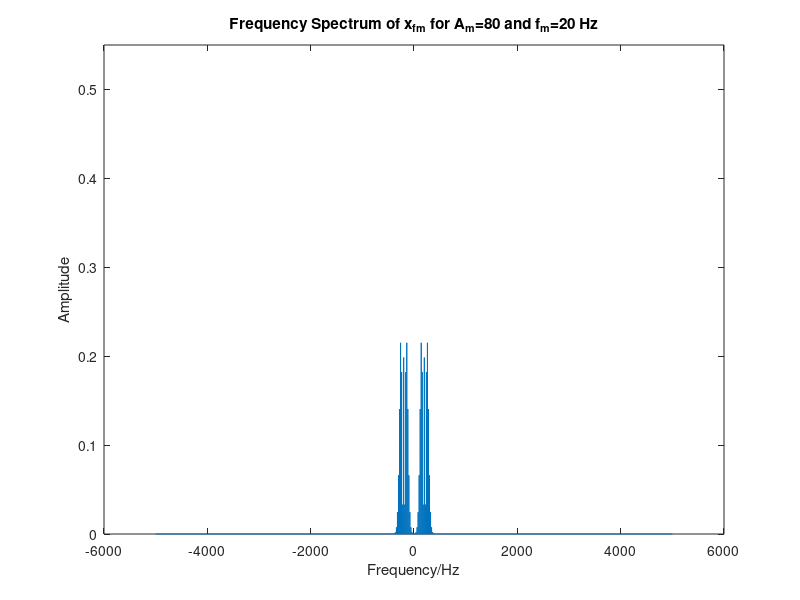
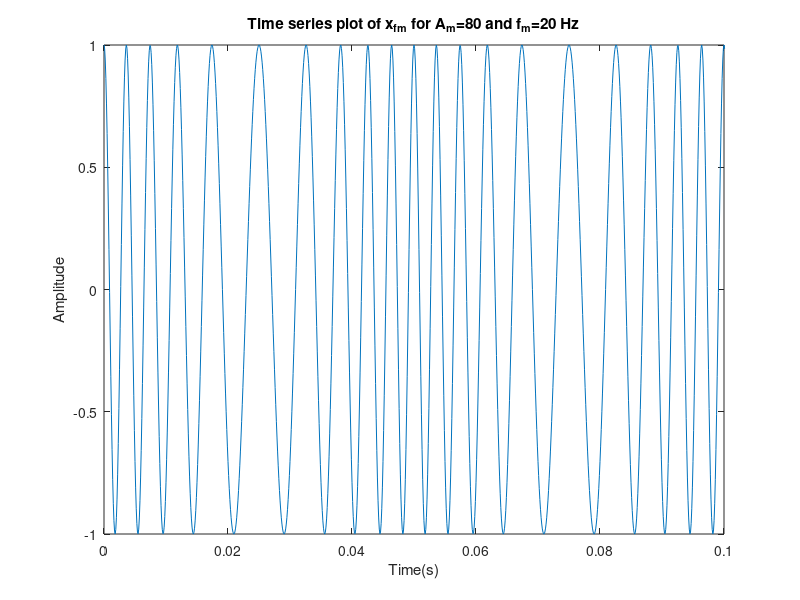
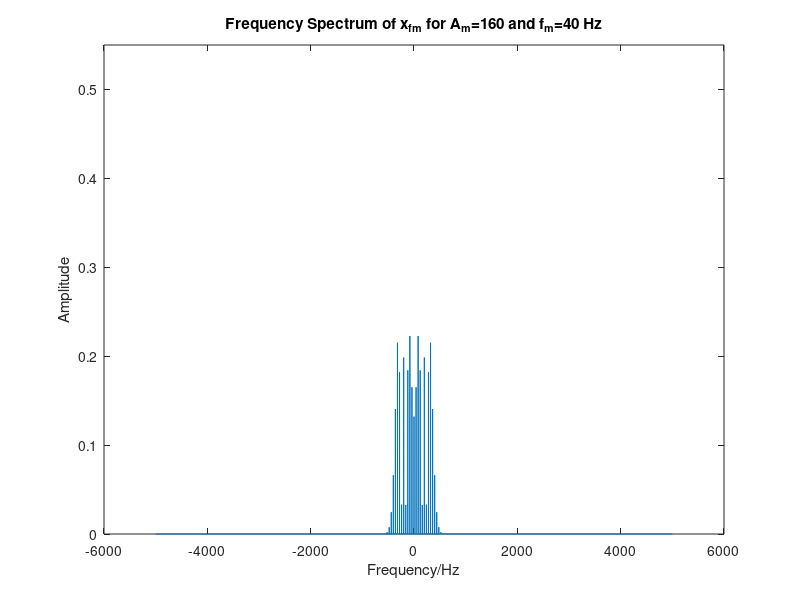
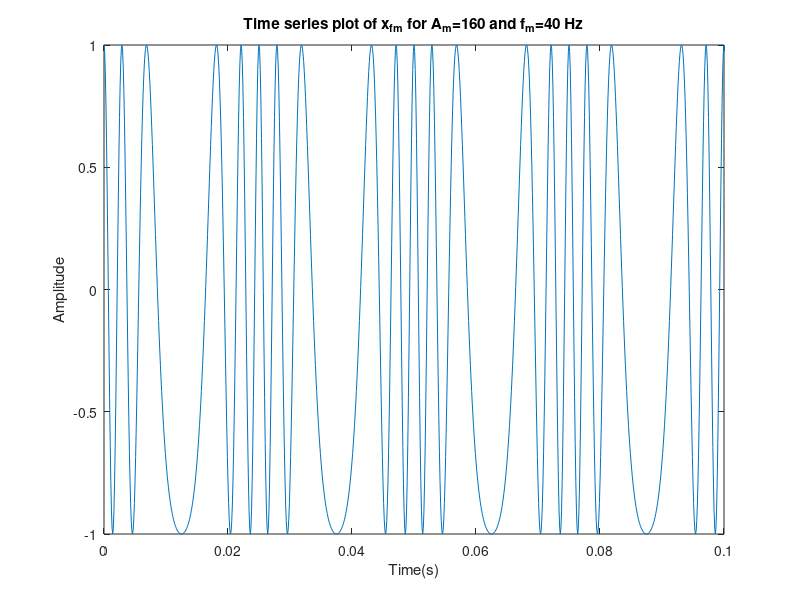

The MATLAB script that drew these images, in order:
clear all;
close all;
fs = 10000; %sampling frequency
t = 0:1/fs:1-1/fs;
ac = 1;
fc=200;fm=10;
%carrier signal
ct = ac*cos(2*pi*fc*t);

%message signal
mt=cos(2*pi*fm*t);
%changing fm and beta=4
B=4;
fm=[20,40,60,100];
kf=1;
for i=1:4;
    am=B*fm(i)/kf;
    %frequency modulated signal
    xfm = cos((2*pi*fc*t) + B*sin(2*pi*fm(i)*t));

    %frequency spectrum of xfm 
    l=length(t);
    ff1 = fftshift(fft(xfm));
    df=fs/l;
    f = -fs/2:df:fs/2-df;
    figure();
    plot(f,abs(ff1)/l);
    ylim([0;0.55]);
    %xlim([0,300]);
    xlabel('Frequency/Hz');
    ylabel('Amplitude')
    title(['Frequency Spectrum of x_f_m for A_m=',num2str(am),' and f_m=',num2str(fm(i)),' Hz']);
    %time series signal
    figure();
    plot(t,xfm)
    xlim([0,0.1]);
    xlabel('Time(s)');
    ylabel('Amplitude')
    title(['Time series plot of x_f_m for A_m=',num2str(am),' and f_m=',num2str(fm(i)),' Hz']);
end